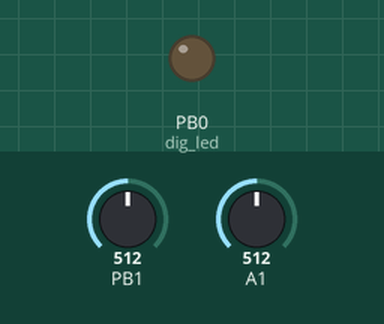
Recording of a sketch running on a simulated ATtiny85, built with avr-gcc and run on an emulated ATtiny85. Parts: output pins drawn as LEDs (lit = HIGH). Inputs (shaded band) come from the test bench; at power-on: A1 = 512, PB1 = 512. The modem accepts every AT command (registered, SIM ready, sends succeed) and sends nothing else.

Above: at 1.2 s.
1.3 s: A1 set to 236
2.8 s: A1 set to 217
At 3.9 s:
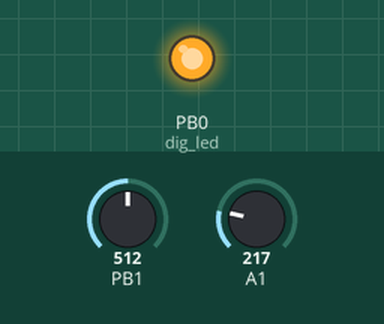
4.3 s: A1 set to 306
At 5.1 s:
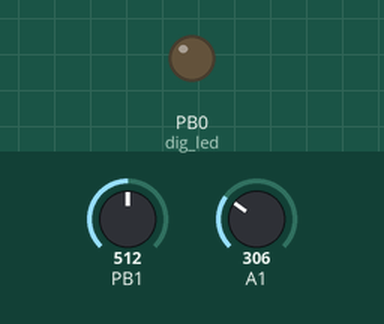
5.8 s: A1 set to 122
At 6.2 s:
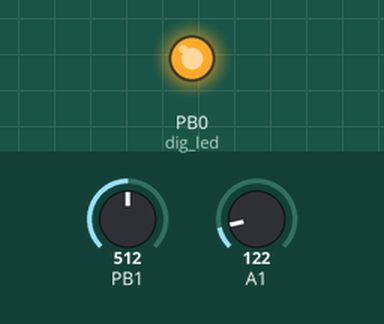
Timing chart, 0 to 8.3 s (numbered marks = the images above; inputs shaded):
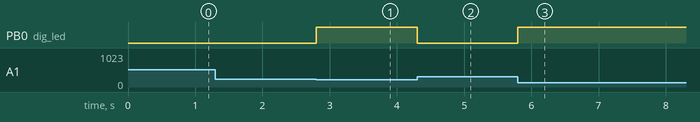

The sketch:

attiny85_analog05_isrinternal_adc1.ino
```cpp
// (licence header left out)
#include <wiring_private.h>
#include <SoftwareSerial.h>

// ATMEL ATTINY85
//
//                  +-\/-+
//      (D 5) PB5  1|    |8  Vcc
//   tx (D 3) PB3  2|    |7  PB2 (D 2) ADC1
//   rx (D 4) PB4  3|    |6  PB1 (D 1)
//            GND  4|    |5  PB0 (D 0) led
//                  +----+

const int dig_led = 0;
const int dig_tx = 3;
const int dig_rx = 4;
SoftwareSerial s85(dig_rx, dig_tx); // RX, TX
volatile boolean detected_change=false;

///
/// Setup ports
///
void setup() {
  s85.begin(9600);
  s85.println("ATTiny85 Analog Comparator Interrupt, internal, ADC1");
  //sbi(ACSR,ACD);
  pinMode(dig_led, OUTPUT);
  cbi(ACSR,ACIE); // disable interrupt
  sbi(ACSR,ACBG); // internal reference
  // ADC1
  sbi(ADCSRB,ACME);
  cbi(ADCSRA,ADEN);
  cbi(ADMUX,MUX1);
  sbi(ADMUX,MUX0);
  //interrupt on toggle event
  cbi(ACSR,ACIS1);
  cbi(ACSR,ACIS0);
  sbi(ACSR,ACIE); // enable interrupt
}

///
/// Main loop
///
void loop() {
  if(detected_change) {
    s85.println("toggle");
    detected_change=false;
  }
}

///
/// Analog comparator interrupt handler
///
ISR(ANA_COMP_vect) {
  int value=ACSR&(1<<ACO);
  digitalWrite(dig_led, value);
  detected_change=true;
}
```

Measured:
- the behaviour switches between 225 and 224 on A1 (found by bisection; images 0 and 1)
- after the input at 1.3 s, every drawn part: stays the same
- after the input at 2.8 s, PB0 (dig_led): LOW → HIGH at once
- after the input at 4.3 s, PB0 (dig_led): HIGH → LOW at once
- after the input at 5.8 s, PB0 (dig_led): LOW → HIGH at once
